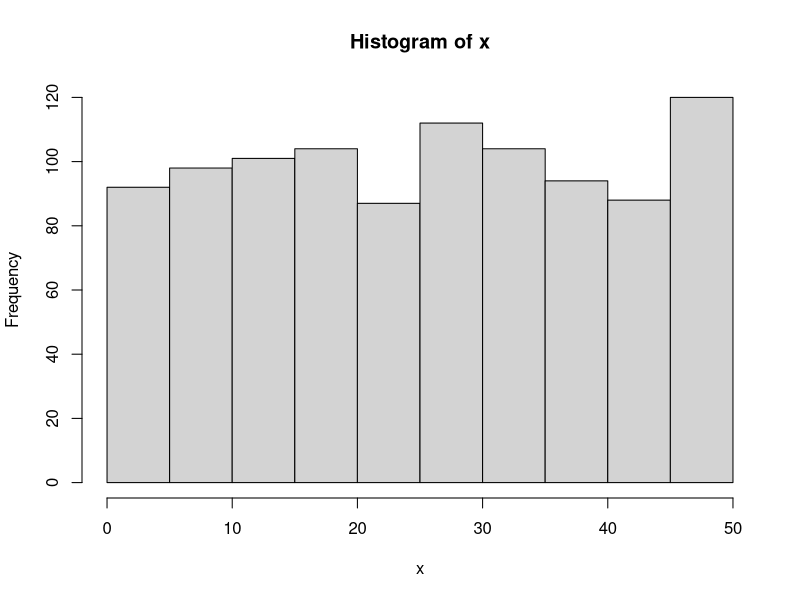
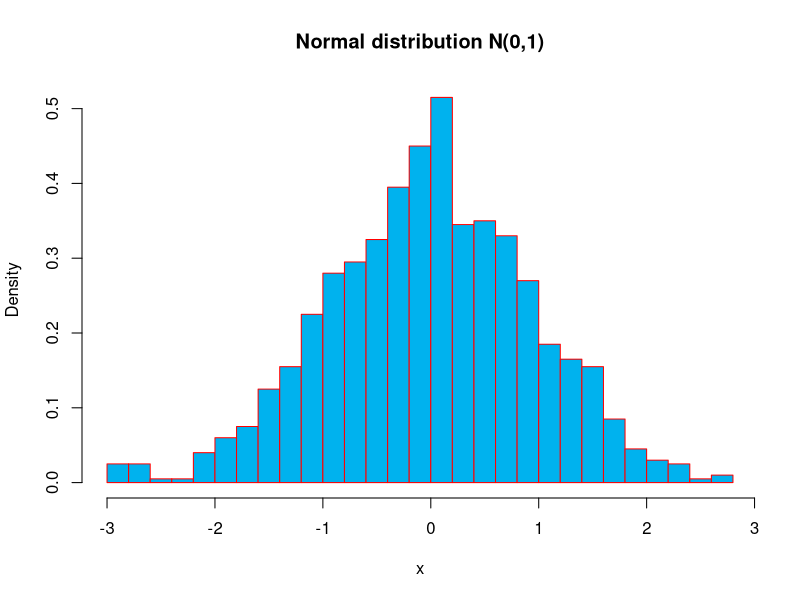
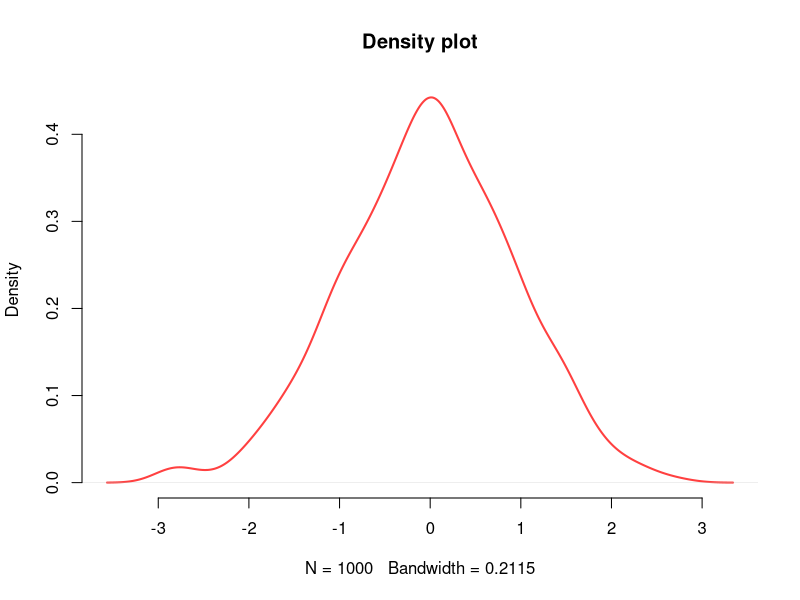
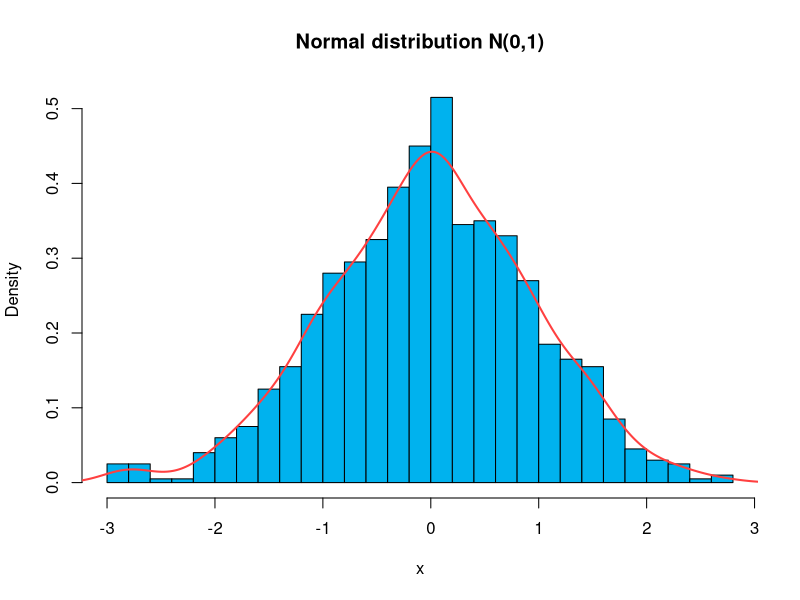

Source code (R) for these figures, in order:
# Histograms & density plots

# simple histogram

set.seed("1234")
x <- runif(n = 1000, min = 0, max = 50)  # generate some random numbers
hist(x)

# add colors and labels
x <- rnorm(n = 1000, mean = 0, sd = 1)
hist(x = x,
     main = "Normal distribution N(0,1)",
     col = "deepskyblue2",
     border = "red",
     breaks = 30, 
     freq = F)

# draw density plot
d <- density(x)
plot(d, 
     main = "Density plot", 
     frame = F, 
     col = "brown1", 
     lwd = 2)

# combine histogram and density plot
hist(x = x,
     main = "Normal distribution N(0,1)",
     col = "deepskyblue2",
     border = "black",
     breaks = 30, 
     freq = F)
lines(d, 
     col = "brown1", 
     lwd = 2)

graphics.off()
